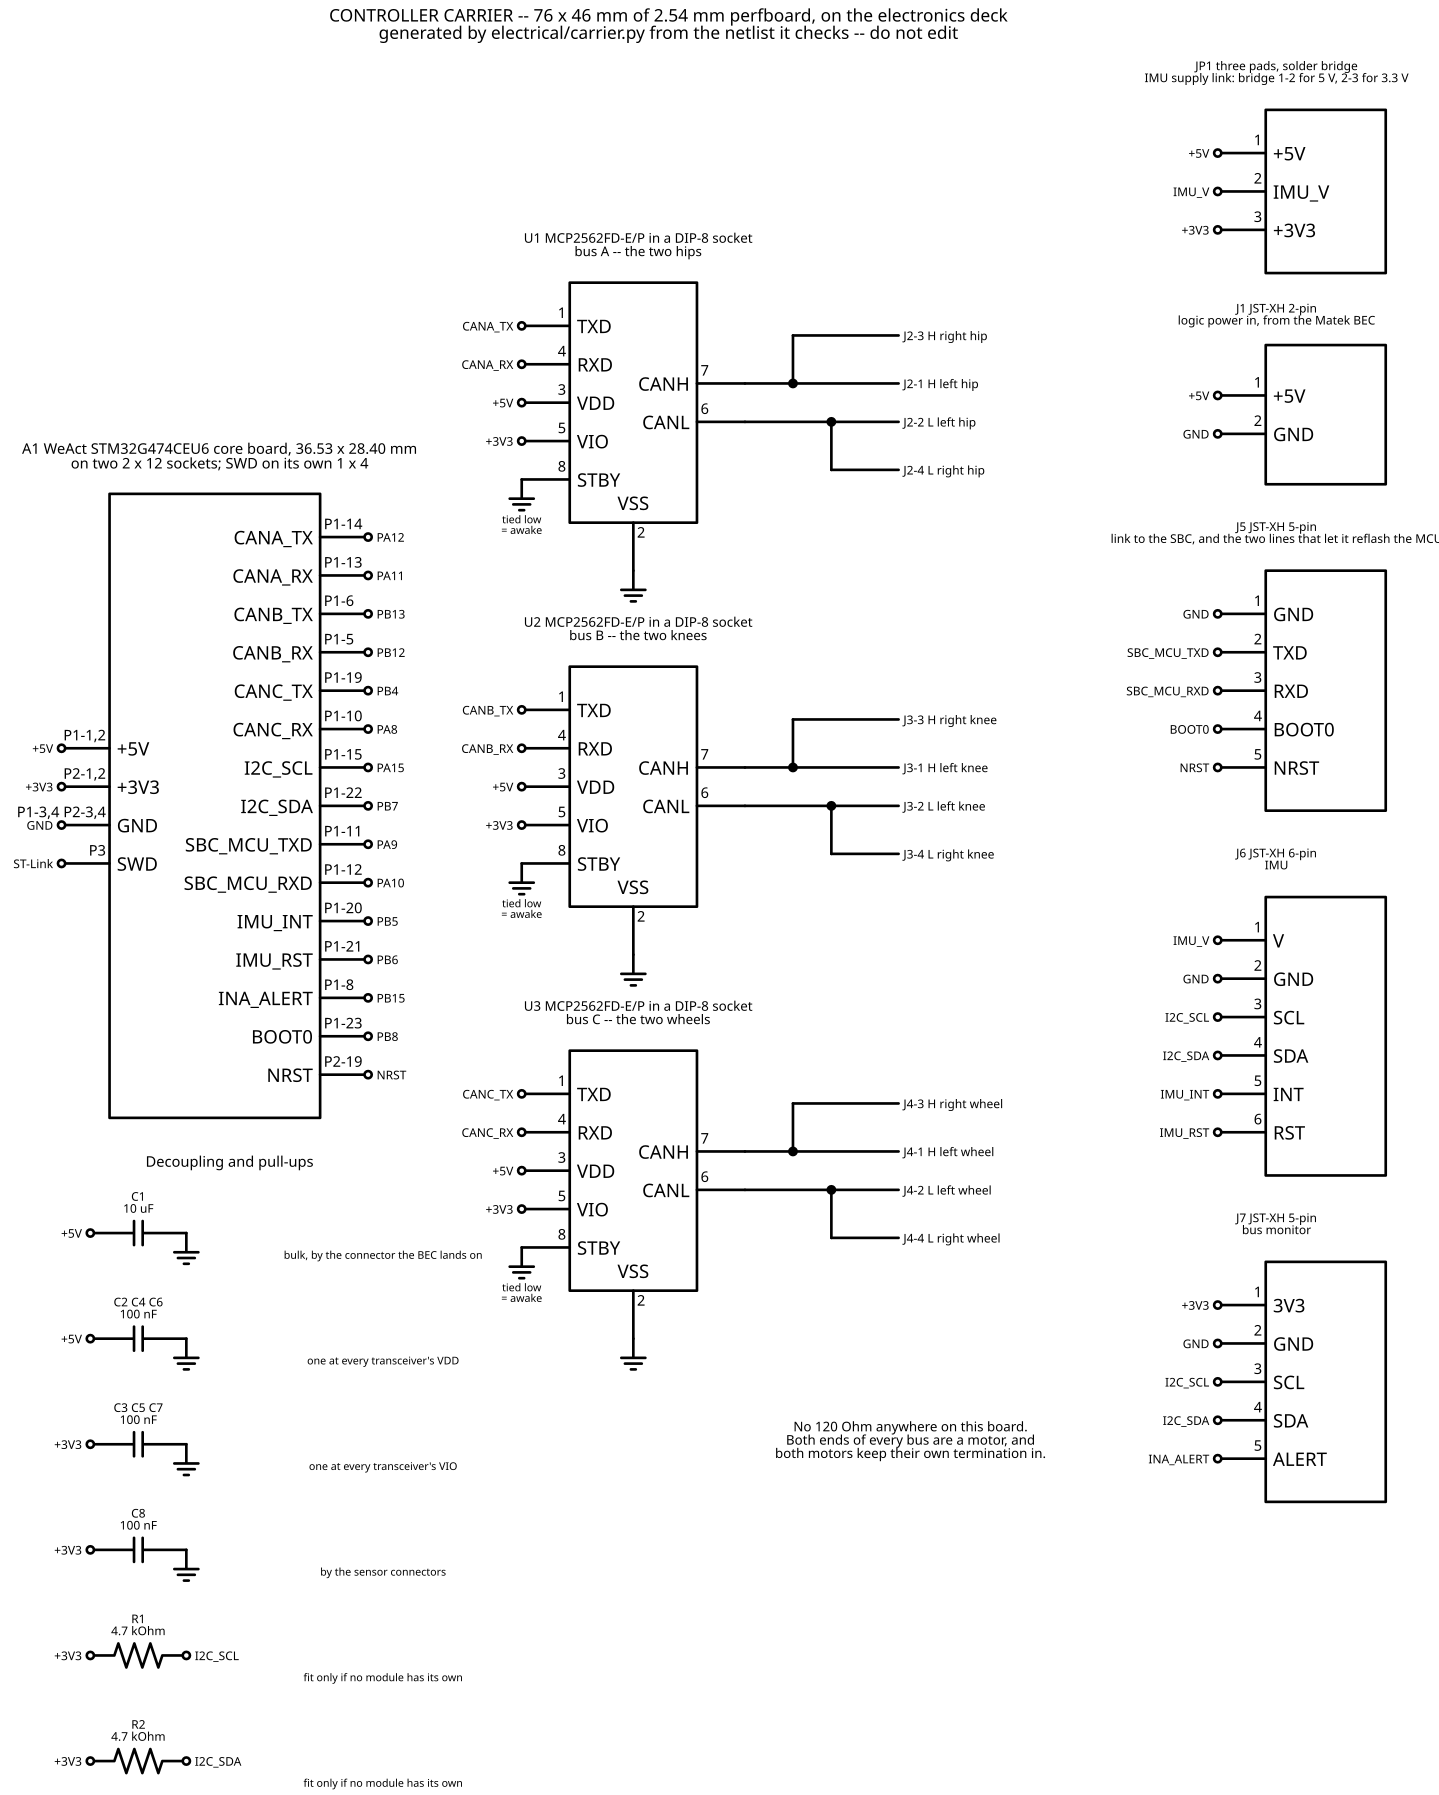

Recreate this plot in Python.
# /// script
# requires-python = ">=3.11,<3.13"
# dependencies = ["schemdraw>=0.19"]
# ///
"""The controller carrier board, as a netlist that can be checked and drawn.

The carrier is the one piece of electronics on this robot that nobody sells: 76
x 46 mm of 2.54 mm perfboard on the electronics deck, carrying the WeAct core
board on sockets, three CAN-FD transceivers in DIP-8 sockets, and the connectors
everything else in the torso lands on. cad/electronics.py draws its envelope so
the torso can be packed around it; this file says what is soldered to what.

    uv run electrical/carrier.py            # check, then print the tables
    uv run electrical/carrier.py --draw     # also rewrite electrical/carrier.svg

WHY A NETLIST AND NOT A DRAWING. The same reason the CAD is a program. A drawing
can only be looked at, and looking is what let four filled bolt holes through
several rebuilds of the rotor hub. The equivalent mistake here is a pin that
cannot do the job it has been given -- FDCAN2 asked for on a pin that has no
FDCAN2 on it, or two peripherals quietly sharing one pin -- and check() below
answers that by table lookup rather than by eye. The drawing is generated from
the same data, so it cannot disagree with it.

PROVENANCE. Every pin number here came off a vendor document, read on
2026-09-14, and not off a shop listing or a pinout picture:

  * the core board's headers, from WeAct's own schematic, in
    WeActStudio.STM32G474CoreBoard, Hardware/QFN48/
    WeAct-STM32G474CoreBoard_V10_SchDoc.pdf;
  * which board that is, settled by measuring the vendor STEP beside it --
    WeAct-STM32G47x_CoreBoard_3D.step is 36.53 x 28.40 mm, the size
    cad/electronics.py draws and the size docs/BOM.md quotes;
  * the transceiver's pinout, from Microchip DS20005284A table 1-2, which also
    gives the internal pull-ups on TXD and STBY that decide what this board does
    before any firmware runs;
  * which STM32G474 pin can carry which peripheral, from Zephyr's hal_stm32,
    dts/st/g4/stm32g474c(b-c-e)tx-pinctrl.dtsi, generated from ST's own database;
  * the motor's connector and its default bus speed, from
    reference/DM-J3507-2EC_manual_V1.0_EN.pdf.
"""

from __future__ import annotations

import sys
from dataclasses import dataclass, field
from pathlib import Path

ROOT = Path(__file__).resolve().parent.parent
SVG = ROOT / "electrical" / "carrier.svg"


# ---- the core board ---------------------------------------------------------
#
# WeAct's STM32G474CEU6 core board, the 36.53 x 28.40 mm one. Two 2 x 12 headers
# and a 1 x 4 for SWD, numbered as the vendor schematic numbers them: odd pins
# down one row, even pins down the other.
#
# WHICH BOARD THIS IS MATTERS, and docs/BOM.md currently names two of them. Its
# purchase link points at WeAct's LONG type, a different board -- 63.06 x 18.24
# mm, two 1 x 20 headers, and PB8 not brought out to a header at all -- while
# its quoted dimension, its header note and cad/electronics.py all describe this
# one. This file is drawn to the board the CAD packs. docs/CARRIER.md has it.

WEACT_P1 = {
    1: "VCC",
    2: "VCC",
    3: "GND",
    4: "GND",
    5: "PB12",
    6: "PB13",
    7: "PB14",
    8: "PB15",
    9: "PC6",
    10: "PA8",
    11: "PA9",
    12: "PA10",
    13: "PA11",
    14: "PA12",
    15: "PA15",
    16: "PC10",
    17: "PC11",
    18: "PB3",
    19: "PB4",
    20: "PB5",
    21: "PB6",
    22: "PB7",
    23: "PB8",
    24: "PB9",
}

WEACT_P2 = {
    1: "3V3",
    2: "3V3",
    3: "GND",
    4: "GND",
    5: "PB11",
    6: "PB10",
    7: "PB2",
    8: "VREF+",
    9: "PB0",
    10: "PB1",
    11: "PA7",
    12: "PC4",
    13: "PA5",
    14: "PA6",
    15: "PA3",
    16: "PA4",
    17: "PA1",
    18: "PA2",
    19: "NRST",
    20: "PA0",
    21: "PC14",
    22: "PC15",
    23: "VB",
    24: "PC13",
}

WEACT_P3 = {1: "3V3", 2: "SWDIO", 3: "SWCLK", 4: "GND"}

# VCC is the core board's pre-regulator rail. Its ME6239A33M3G takes 3.3-20 V in
# and makes the 3.3 V that comes back out on P2-1/2, so feeding the carrier's
# 5 V into P1-1/2 is how the board is powered here. SB9 on the core board ties
# VCC to the USB-C VBUS pin: 5 V fed in this way appears on that connector, so
# either do not plug a host in while the robot is powered, or cut SB9.


# ---- what each STM32G474 pin is allowed to be -------------------------------
#
# Only the peripherals this board uses, and only pins that exist on the 48-pin
# package. This is the table check() looks a signal up in, and it is what makes
# an assignment below a claim rather than a hope.

AF_TABLE = {
    "FDCAN1_RX": ("PA11", "PB8"),
    "FDCAN1_TX": ("PA12", "PB9"),
    "FDCAN2_RX": ("PB5", "PB12"),
    "FDCAN2_TX": ("PB6", "PB13"),
    "FDCAN3_RX": ("PA8", "PB3"),
    "FDCAN3_TX": ("PA15", "PB4"),
    "I2C1_SCL": ("PA13", "PA15", "PB8"),
    "I2C1_SDA": ("PA14", "PB7", "PB9"),
    "USART1_TX": ("PA9", "PB6"),
    "USART1_RX": ("PA10", "PB7"),
    "SYS": ("PB8", "NRST"),
}

# Pins whose reset state is a JTAG function. The debugger is SWD, which needs
# only PA13 and PA14, so these are free -- but only after firmware has taken
# them off JTAG, and until it does they sit as inputs with weak pull-ups. That
# is the safe direction for both of them: a CAN TXD pulled high is recessive,
# and an I2C clock pulled high is idle. PB3 is left unused on purpose so that
# SWO tracing still has a pin.
JTAG_AT_RESET = ("PA15", "PB3", "PB4")


@dataclass(frozen=True)
class Part:
    """One thing soldered to the carrier, and what its pins are called."""

    refdes: str
    description: str
    partNumber: str
    pins: dict[str, str] = field(default_factory=dict)


def _header_pins() -> dict[str, str]:
    """Every core board header pin, named the way the netlist refers to it."""
    pins = {}
    for header, table in (("P1", WEACT_P1), ("P2", WEACT_P2), ("P3", WEACT_P3)):
        for number, signal in table.items():
            pins[f"{header}-{number}"] = signal
    return pins


TRANSCEIVER_PINS = {
    "1": "TXD",
    "2": "VSS",
    "3": "VDD",
    "4": "RXD",
    "5": "VIO",
    "6": "CANL",
    "7": "CANH",
    "8": "STBY",
}

PARTS = [
    Part(
        "A1",
        "MCU core board, on two 2 x 12 sockets plus a 1 x 4 for SWD",
        "WeAct STM32G474CEU6 core board, 36.53 x 28.40 mm",
        _header_pins(),
    ),
    Part(
        "U1",
        "CAN-FD transceiver, bus A -- the two hips",
        "MCP2562FD-E/P in a DIP-8 socket",
        dict(TRANSCEIVER_PINS),
    ),
    Part(
        "U2",
        "CAN-FD transceiver, bus B -- the two knees",
        "MCP2562FD-E/P in a DIP-8 socket",
        dict(TRANSCEIVER_PINS),
    ),
    Part(
        "U3",
        "CAN-FD transceiver, bus C -- the two wheels",
        "MCP2562FD-E/P in a DIP-8 socket",
        dict(TRANSCEIVER_PINS),
    ),
    Part(
        "C1",
        "bulk, on the carrier's 5 V",
        "10 uF low-ESR electrolytic",
        {"1": "+", "2": "-"},
    ),
    Part("C2", "U1 VDD decoupling", "100 nF X7R", {"1": "1", "2": "2"}),
    Part("C3", "U1 VIO decoupling", "100 nF X7R", {"1": "1", "2": "2"}),
    Part("C4", "U2 VDD decoupling", "100 nF X7R", {"1": "1", "2": "2"}),
    Part("C5", "U2 VIO decoupling", "100 nF X7R", {"1": "1", "2": "2"}),
    Part("C6", "U3 VDD decoupling", "100 nF X7R", {"1": "1", "2": "2"}),
    Part("C7", "U3 VIO decoupling", "100 nF X7R", {"1": "1", "2": "2"}),
    Part(
        "C8",
        "3.3 V decoupling, by the sensor connectors",
        "100 nF X7R",
        {"1": "1", "2": "2"},
    ),
    Part(
        "R1",
        "I2C clock pull-up -- fit only if no sensor module has its own",
        "4.7 kOhm",
        {"1": "1", "2": "2"},
    ),
    Part(
        "R2",
        "I2C data pull-up -- fit only if no sensor module has its own",
        "4.7 kOhm",
        {"1": "1", "2": "2"},
    ),
    Part(
        "JP1",
        "IMU supply link: bridge 1-2 for 5 V, 2-3 for 3.3 V",
        "three pads, solder bridge",
        {"1": "+5V", "2": "IMU_V", "3": "+3V3"},
    ),
    Part(
        "J1",
        "logic power in, from the Matek BEC",
        "JST-XH 2-pin",
        {"1": "+5V", "2": "GND"},
    ),
    Part(
        "J2",
        "bus A out -- left hip on 1/2, right hip on 3/4",
        "JST-XH 4-pin",
        {"1": "H", "2": "L", "3": "H", "4": "L"},
    ),
    Part(
        "J3",
        "bus B out -- left knee on 1/2, right knee on 3/4",
        "JST-XH 4-pin",
        {"1": "H", "2": "L", "3": "H", "4": "L"},
    ),
    Part(
        "J4",
        "bus C out -- left wheel on 1/2, right wheel on 3/4",
        "JST-XH 4-pin",
        {"1": "H", "2": "L", "3": "H", "4": "L"},
    ),
    Part(
        "J5",
        "link to the SBC, and the two lines that let it reflash the MCU",
        "JST-XH 5-pin",
        {"1": "GND", "2": "TXD", "3": "RXD", "4": "BOOT0", "5": "NRST"},
    ),
    Part(
        "J6",
        "IMU",
        "JST-XH 6-pin",
        {"1": "V", "2": "GND", "3": "SCL", "4": "SDA", "5": "INT", "6": "RST"},
    ),
    Part(
        "J7",
        "bus monitor",
        "JST-XH 5-pin",
        {"1": "3V3", "2": "GND", "3": "SCL", "4": "SDA", "5": "ALERT"},
    ),
]


# ---- what the MCU's pins are doing ------------------------------------------
#
# The net, the port pin, the peripheral function it has to be, and the header
# pin it comes out on. check() holds all four against each other and against
# AF_TABLE, so a pin that cannot do its job fails here rather than on the bench.
#
# BUS A IS ON PA11/PA12 AND NOT ON PB8/PB9, which is the one place this differs
# from the arrangement docs/BOM.md describes, and the reason is a power-up race
# rather than a preference. PB8 is the BOOT0 pin. A transceiver's RXD idles high
# on a quiet bus, so wiring RXD to PB8 means the level the MCU samples to decide
# where to boot from is whatever the transceiver happens to be doing at that
# instant -- flash if the 5 V rail is still below the transceiver's 4 V
# undervoltage threshold, the system bootloader if it is not. The cure is to
# take the boot source off the pin in the option bytes, which works, but it is a
# step that has to be done before the robot will start at all and it cannot be
# undone without a debugger. Putting bus A on PA11/PA12 costs the core board's
# USB instead, and nothing in this robot uses it: the SBC link is serial and the
# programmer is SWD.

MCU_SIGNALS = [
    ("CANA_TX", "PA12", "FDCAN1_TX", "P1-14"),
    ("CANA_RX", "PA11", "FDCAN1_RX", "P1-13"),
    ("CANB_TX", "PB13", "FDCAN2_TX", "P1-6"),
    ("CANB_RX", "PB12", "FDCAN2_RX", "P1-5"),
    ("CANC_TX", "PB4", "FDCAN3_TX", "P1-19"),
    ("CANC_RX", "PA8", "FDCAN3_RX", "P1-10"),
    ("I2C_SCL", "PA15", "I2C1_SCL", "P1-15"),
    ("I2C_SDA", "PB7", "I2C1_SDA", "P1-22"),
    ("SBC_MCU_TXD", "PA9", "USART1_TX", "P1-11"),
    ("SBC_MCU_RXD", "PA10", "USART1_RX", "P1-12"),
    ("IMU_INT", "PB5", "GPIO", "P1-20"),
    ("IMU_RST", "PB6", "GPIO", "P1-21"),
    ("INA_ALERT", "PB15", "GPIO", "P1-8"),
    ("BOOT0", "PB8", "SYS", "P1-23"),
    ("NRST", "NRST", "SYS", "P2-19"),
]


# ---- the netlist ------------------------------------------------------------

NETS: dict[str, list[tuple[str, str]]] = {
    # Power. 5 V arrives from the BEC and feeds the transceivers directly and
    # the core board through its own regulator; the 3.3 V that regulator makes
    # comes back out and is what sets the logic level on every VIO pin. That
    # split is the whole reason the bill buys MCP2562FD rather than MCP2561FD.
    "+5V": [
        ("J1", "1"),
        ("C1", "1"),
        ("A1", "P1-1"),
        ("A1", "P1-2"),
        ("U1", "3"),
        ("C2", "1"),
        ("U2", "3"),
        ("C4", "1"),
        ("U3", "3"),
        ("C6", "1"),
        ("JP1", "1"),
    ],
    "+3V3": [
        ("A1", "P2-1"),
        ("A1", "P2-2"),
        ("C8", "1"),
        ("U1", "5"),
        ("C3", "1"),
        ("U2", "5"),
        ("C5", "1"),
        ("U3", "5"),
        ("C7", "1"),
        ("R1", "1"),
        ("R2", "1"),
        ("JP1", "3"),
        ("J7", "1"),
    ],
    "GND": [
        ("J1", "2"),
        ("C1", "2"),
        ("C2", "2"),
        ("C3", "2"),
        ("C4", "2"),
        ("C5", "2"),
        ("C6", "2"),
        ("C7", "2"),
        ("C8", "2"),
        ("A1", "P1-3"),
        ("A1", "P1-4"),
        ("A1", "P2-3"),
        ("A1", "P2-4"),
        # STBY is pulled up inside the transceiver, about 1.1 MOhm to VIO, so a
        # pin left floating is standby and not normal mode. Tied down rather
        # than driven from a GPIO: nothing here wants a transceiver asleep, and
        # a line that has to be driven correctly before any bus works is one
        # more thing to get wrong at bring-up.
        ("U1", "2"),
        ("U1", "8"),
        ("U2", "2"),
        ("U2", "8"),
        ("U3", "2"),
        ("U3", "8"),
        ("J5", "1"),
        ("J6", "2"),
        ("J7", "2"),
    ],
    "IMU_V": [("JP1", "2"), ("J6", "1")],
    # The three buses. Each one is a single line: a motor at one end, the
    # carrier in the middle, that joint's opposite number at the other end. Both
    # ends are motors, both motors' own termination switches stay ON, and that
    # is why there is no 120 Ohm anywhere on this board.
    "CANA_TX": [("A1", "P1-14"), ("U1", "1")],
    "CANA_RX": [("A1", "P1-13"), ("U1", "4")],
    "CANA_H": [("U1", "7"), ("J2", "1"), ("J2", "3")],
    "CANA_L": [("U1", "6"), ("J2", "2"), ("J2", "4")],
    "CANB_TX": [("A1", "P1-6"), ("U2", "1")],
    "CANB_RX": [("A1", "P1-5"), ("U2", "4")],
    "CANB_H": [("U2", "7"), ("J3", "1"), ("J3", "3")],
    "CANB_L": [("U2", "6"), ("J3", "2"), ("J3", "4")],
    "CANC_TX": [("A1", "P1-19"), ("U3", "1")],
    "CANC_RX": [("A1", "P1-10"), ("U3", "4")],
    "CANC_H": [("U3", "7"), ("J4", "1"), ("J4", "3")],
    "CANC_L": [("U3", "6"), ("J4", "2"), ("J4", "4")],
    # One I2C bus for both sensors: the IMU in its seat on the shell floor, and
    # the INA226 watching the battery bus from under the deck.
    "I2C_SCL": [("A1", "P1-15"), ("R1", "2"), ("J6", "3"), ("J7", "3")],
    "I2C_SDA": [("A1", "P1-22"), ("R2", "2"), ("J6", "4"), ("J7", "4")],
    "IMU_INT": [("A1", "P1-20"), ("J6", "5")],
    "IMU_RST": [("A1", "P1-21"), ("J6", "6")],
    "INA_ALERT": [("A1", "P1-8"), ("J7", "5")],
    # The SBC. A serial link rather than USB, and BOOT0 and reset travel with it
    # so the Banana Pi can drop the MCU into its own bootloader and reflash it
    # over the same wires. That matters on a robot whose controller sits under a
    # screwed-down lid: USART1 is one of the ports the STM32's ROM bootloader
    # listens on, so no other access is needed to change firmware.
    "SBC_MCU_TXD": [("A1", "P1-11"), ("J5", "2")],
    "SBC_MCU_RXD": [("A1", "P1-12"), ("J5", "3")],
    "BOOT0": [("A1", "P1-23"), ("J5", "4")],
    "NRST": [("A1", "P2-19"), ("J5", "5")],
}

# Pins left unconnected on purpose, and why. check() reports every pin that is
# on neither a net nor this list, so a pin that was forgotten cannot hide among
# the pins that were left out deliberately.
UNCONNECTED = {
    ("A1", f"P3-{n}"): "SWD header -- the ST-Link lands here, not on the carrier"
    for n in WEACT_P3
}
UNCONNECTED.update(
    {
        ("A1", f"P1-{n}"): "spare"
        for n in WEACT_P1
        if f"P1-{n}" not in {row[3] for row in MCU_SIGNALS}
        and WEACT_P1[n] not in ("VCC", "GND")
    }
)
UNCONNECTED.update(
    {
        ("A1", f"P2-{n}"): "spare"
        for n in WEACT_P2
        if f"P2-{n}" not in {row[3] for row in MCU_SIGNALS}
        and WEACT_P2[n] not in ("3V3", "GND")
    }
)


# ---- the checks -------------------------------------------------------------


def check() -> list[str]:
    """Everything that can be decided by table lookup. Returns the complaints."""
    faults: list[str] = []
    parts = {part.refdes: part for part in PARTS}

    # 1. Every endpoint names a part and a pin that exists on it.
    for net, endpoints in NETS.items():
        for refdes, pin in endpoints:
            if refdes not in parts:
                faults.append(f"{net}: no such part {refdes}")
            elif pin not in parts[refdes].pins:
                faults.append(f"{net}: {refdes} has no pin {pin}")

    # 2. No net is a dead end, and no pin is on two nets.
    seen: dict[tuple[str, str], str] = {}
    for net, endpoints in NETS.items():
        if len(endpoints) < 2:
            faults.append(f"{net}: only {len(endpoints)} endpoint, so it goes nowhere")
        for endpoint in endpoints:
            if endpoint in seen:
                faults.append(
                    f"{endpoint[0]}-{endpoint[1]}: on both {seen[endpoint]} and {net}"
                )
            seen[endpoint] = net

    # 3. Every pin of every part is either on a net or excused.
    for part in PARTS:
        for pin in part.pins:
            if (part.refdes, pin) not in seen and (part.refdes, pin) not in UNCONNECTED:
                faults.append(f"{part.refdes}-{pin} is on no net and is not excused")

    # 4. The MCU signals. The port pin must be able to carry the function, the
    #    header pin must actually be that port pin, the net must reach the
    #    header pin, and no port pin may be asked to do two jobs.
    ports: dict[str, str] = {}
    for net, port, function, header in MCU_SIGNALS:
        if function != "GPIO" and port not in AF_TABLE.get(function, ()):
            allowed = ", ".join(AF_TABLE.get(function, ())) or "nothing"
            faults.append(f"{net}: {port} cannot be {function} -- only {allowed}")
        table = WEACT_P1 if header.startswith("P1") else WEACT_P2
        number = int(header.split("-")[1])
        if table.get(number) != port:
            faults.append(
                f"{net}: {header} is {table.get(number)} on the core board, not {port}"
            )
        if ("A1", header) not in NETS.get(net, []):
            faults.append(f"{net}: the netlist does not connect A1-{header}")
        if port in ports:
            faults.append(f"{port}: asked to be both {ports[port]} and {net}")
        ports[port] = net

    # 5. Every transceiver is fully supplied. A CAN transceiver with VIO left
    #    off still transmits and never receives, which is the failure this
    #    catches before it is diagnosed on the bench.
    for refdes in ("U1", "U2", "U3"):
        for pin, rail in (("3", "+5V"), ("5", "+3V3"), ("2", "GND"), ("8", "GND")):
            if (refdes, pin) not in NETS[rail]:
                name = parts[refdes].pins[pin]
                faults.append(f"{refdes} {name} is not on {rail}")

    return faults


# ---- the tables -------------------------------------------------------------


def pin_map() -> str:
    lines = ["MCU pin map", ""]
    lines.append(f"  {'net':<14}{'port':<7}{'function':<12}{'header':<9}note")
    for net, port, function, header in MCU_SIGNALS:
        note = "JTAG at reset; needs SWD-only" if port in JTAG_AT_RESET else ""
        lines.append(f"  {net:<14}{port:<7}{function:<12}{header:<9}{note}")
    return "\n".join(lines)


def connectors() -> str:
    lines = ["Connectors", ""]
    net_of = {
        (refdes, pin): net
        for net, endpoints in NETS.items()
        for refdes, pin in endpoints
    }
    for part in PARTS:
        if not part.refdes.startswith(("J", "JP")):
            continue
        lines.append(f"  {part.refdes}  {part.partNumber} -- {part.description}")
        for pin, name in part.pins.items():
            net = net_of.get((part.refdes, pin), "--")
            lines.append(f"      {pin}  {name:<8}{net}")
        lines.append("")
    return "\n".join(lines).rstrip()


def netlist() -> str:
    lines = ["Netlist", ""]
    for net, endpoints in NETS.items():
        joined = "  ".join(f"{refdes}-{pin}" for refdes, pin in endpoints)
        lines.append(f"  {net:<14}{joined}")
    return "\n".join(lines)


def parts_list() -> str:
    lines = ["Parts", ""]
    for part in PARTS:
        lines.append(f"  {part.refdes:<5}{part.partNumber}")
        lines.append(f"       {part.description}")
    lines.append("  U4   DIP-8 socket, left empty -- the spare transceiver's seat")
    return "\n".join(lines)


# ---- the drawing ------------------------------------------------------------


# schemdraw places a block by the BOTTOM LEFT corner of its body and grows it up
# and to the right, and a block widens on its own to fit the longest pin name --
# so nothing below assumes a height or a width. Each block is placed, then asked
# where its pins actually ended up, and the captions and the wires are hung off
# that. It is the same habit as the rest of this repository: measure the thing
# that was built rather than the thing that was intended.

PIN_PITCH = 0.8
EDGE_PAD = 0.9
LEAD = 1.0


def _extent(block) -> tuple[float, float, float, float]:
    """Where a placed block's leads reach: left, right, bottom, top."""
    points = list(block.absanchors.values())
    return (
        min(point[0] for point in points),
        max(point[0] for point in points),
        min(point[1] for point in points),
        max(point[1] for point in points),
    )


def draw(path: Path) -> None:
    """Render the netlist as a schematic sheet.

    Net labels rather than a rat's nest of wires, except on the CAN pairs, where
    the shape of the connection is the thing worth seeing: each bus leaves its
    transceiver as one pair and lands on two motors, so the carrier is a point
    on the line and not a spur hanging off it. Everything else is named, which
    is how a sheet this dense stays readable, and which is also why the drawing
    cannot drift from the netlist -- both come off the tables above.
    """
    import schemdraw
    from schemdraw import elements as elm

    schemdraw.use("svg")
    parts = {part.refdes: part for part in PARTS}

    # Heights worked out from the pin counts rather than measured after the
    # fact, so the three columns can be centred against each other before any
    # of them is placed.
    def column(pins: int) -> float:
        return (pins - 1) * PIN_PITCH + 2 * EDGE_PAD

    busPitch = 8.0
    asideGap = 1.8
    mcuHeight = column(len(MCU_SIGNALS))
    busHeight = 2 * busPitch + column(4)

    buses = [
        ("U3", "J4", "C", "wheel", "CANC"),
        ("U2", "J3", "B", "knee", "CANB"),
        ("U1", "J2", "A", "hip", "CANA"),
    ]
    aside = [
        ("J7", ["+3V3", "GND", "I2C_SCL", "I2C_SDA", "INA_ALERT"]),
        ("J6", ["IMU_V", "GND", "I2C_SCL", "I2C_SDA", "IMU_INT", "IMU_RST"]),
        ("J5", ["GND", "SBC_MCU_TXD", "SBC_MCU_RXD", "BOOT0", "NRST"]),
        ("J1", ["+5V", "GND"]),
        ("JP1", ["+5V", "IMU_V", "+3V3"]),
    ]
    # The passives, as rows of one component each: what it is, which rail it
    # sits on, and where its other end goes. Three of the rows stand for three
    # parts apiece, one at each transceiver, because drawing nine identical
    # capacitors would say nothing the caption does not.
    passives = [
        ("C1", "10 uF", "+5V", None, "bulk, by the connector the BEC lands on"),
        ("C2 C4 C6", "100 nF", "+5V", None, "one at every transceiver's VDD"),
        ("C3 C5 C7", "100 nF", "+3V3", None, "one at every transceiver's VIO"),
        ("C8", "100 nF", "+3V3", None, "by the sensor connectors"),
        ("R1", "4.7 kOhm", "+3V3", "I2C_SCL", "fit only if no module has its own"),
        ("R2", "4.7 kOhm", "+3V3", "I2C_SDA", "fit only if no module has its own"),
    ]
    asideHeight = sum(column(len(nets)) + asideGap for _, nets in aside) - asideGap

    def caption(block, text: str, size: int = 10) -> None:
        left, right, _, top = _extent(block)
        d.add(
            elm.Label()
            .label(text, fontsize=size)
            .at(((left + right) / 2, top + EDGE_PAD + 0.7))
        )

    def stub(anchor, text: str, side: str) -> None:
        loc, align = ("left", "right") if side == "left" else ("right", "left")
        d.add(
            elm.Dot(open=True).at(anchor).label(text, loc=loc, fontsize=9, halign=align)
        )

    with schemdraw.Drawing(file=str(path), show=False) as d:
        d.config(fontsize=11, unit=1.0)

        # ---- A1, the core board ---------------------------------------------
        mcu = elm.Ic(
            pins=[
                # Listed bottom upwards, which is the order schemdraw places
                # them in, so that the buses come out at the top beside the
                # transceivers they feed.
                elm.IcPin(name=net, pin=header, side="right", anchorname=net)
                for net, _, _, header in reversed(MCU_SIGNALS)
            ]
            + [
                elm.IcPin(name="SWD", pin="P3", side="left", anchorname="SWD"),
                elm.IcPin(
                    name="GND", pin="P1-3,4 P2-3,4", side="left", anchorname="GND"
                ),
                elm.IcPin(name="+3V3", pin="P2-1,2", side="left", anchorname="V3"),
                elm.IcPin(name="+5V", pin="P1-1,2", side="left", anchorname="V5"),
            ],
            w=5.0,
            pinspacing=PIN_PITCH,
            edgepadH=EDGE_PAD,
            leadlen=LEAD,
        ).at((0, (asideHeight - mcuHeight) / 2))
        d += mcu
        caption(
            mcu,
            "A1   WeAct STM32G474CEU6 core board, 36.53 x 28.40 mm\n"
            "on two 2 x 12 sockets; SWD on its own 1 x 4",
            11,
        )
        for net, port, _, _ in MCU_SIGNALS:
            stub(getattr(mcu, net), f"  {port}", "right")
        for anchor, text in (
            ("V5", "+5V  "),
            ("V3", "+3V3  "),
            ("GND", "GND  "),
            ("SWD", "ST-Link  "),
        ):
            stub(getattr(mcu, anchor), text, "left")

        mcuLeft, mcuRight, _, mcuTop = _extent(mcu)
        busX = mcuRight + 4.2
        busBase = (asideHeight - busHeight) / 2

        # ---- one transceiver and one pair of motors per bus -----------------
        busTop = 0.0
        for index, (refdes, connector, letter, joint, prefix) in enumerate(buses):
            transceiver = elm.Ic(
                pins=[
                    elm.IcPin(name="STBY", pin="8", side="left", anchorname="STBY"),
                    elm.IcPin(name="VIO", pin="5", side="left", anchorname="VIO"),
                    elm.IcPin(name="VDD", pin="3", side="left", anchorname="VDD"),
                    elm.IcPin(name="RXD", pin="4", side="left", anchorname="RXD"),
                    elm.IcPin(name="TXD", pin="1", side="left", anchorname="TXD"),
                    elm.IcPin(name="CANL", pin="6", side="right", anchorname="CANL"),
                    elm.IcPin(name="CANH", pin="7", side="right", anchorname="CANH"),
                    elm.IcPin(name="VSS", pin="2", side="bottom", anchorname="VSS"),
                ],
                w=4.6,
                pinspacing=PIN_PITCH,
                edgepadH=EDGE_PAD,
                leadlen=LEAD,
            ).at((busX, busBase + index * busPitch))
            d += transceiver
            caption(
                transceiver,
                f"{refdes}   MCP2562FD-E/P in a DIP-8 socket\n"
                f"bus {letter}  --  the two {joint}s",
            )
            for anchor, text in (
                ("TXD", f"{prefix}_TX  "),
                ("RXD", f"{prefix}_RX  "),
                ("VDD", "+5V  "),
                ("VIO", "+3V3  "),
            ):
                stub(getattr(transceiver, anchor), text, "left")

            d += elm.Ground().at(transceiver.VSS)
            d += (
                elm.Ground()
                .at(transceiver.STBY)
                .label("tied low\n= awake", loc="bottom", fontsize=8)
            )

            # The junction that puts the carrier ON each line rather than off
            # it. One pair leaves the transceiver and immediately becomes two,
            # one to each of the joint's two motors, which is why both far ends
            # are a motor and neither end is this board.
            anchors = transceiver.absanchors
            high, low = anchors["CANH"], anchors["CANL"]
            highX = high[0] + 1.0
            lowX = highX + 0.8
            labelX = lowX + 1.4
            for start, joinX, rise, pins, letters in (
                (high, highX, 1.0, (1, 3), "H"),
                (low, lowX, -1.0, (2, 4), "L"),
            ):
                d += elm.Line().at(start).to((joinX, start[1]))
                d += elm.Dot().at((joinX, start[1]))
                d += (
                    elm.Line()
                    .at((joinX, start[1]))
                    .to((labelX, start[1]))
                    .label(
                        f"{connector}-{pins[0]}  {letters}   left {joint}",
                        loc="right",
                        fontsize=9,
                        halign="left",
                    )
                )
                d += elm.Line().at((joinX, start[1])).to((joinX, start[1] + rise))
                d += (
                    elm.Line()
                    .at((joinX, start[1] + rise))
                    .to((labelX, start[1] + rise))
                    .label(
                        f"{connector}-{pins[1]}  {letters}   right {joint}",
                        loc="right",
                        fontsize=9,
                        halign="left",
                    )
                )
            busTop = max(busTop, _extent(transceiver)[3])

        d += (
            elm.Label()
            .label(
                "No 120 Ohm anywhere on this board.\n"
                "Both ends of every bus are a motor, and\n"
                "both motors keep their own termination in.",
                fontsize=10,
            )
            .at((busX + 7.0, busBase - 3.2))
        )

        # ---- everything else that plugs into the carrier --------------------
        asideX = busX + 14.5
        asideY = 0.0
        asideTop = 0.0
        for refdes, nets in aside:
            part = parts[refdes]
            names = list(part.pins.values())
            block = elm.Ic(
                pins=[
                    elm.IcPin(name=name, pin=str(number), side="left")
                    for number, name in reversed(list(enumerate(names, start=1)))
                ],
                w=2.2,
                pinspacing=PIN_PITCH,
                edgepadH=EDGE_PAD,
                leadlen=LEAD,
            ).at((asideX, asideY))
            d += block
            caption(block, f"{refdes}   {part.partNumber}\n{part.description}", 9)
            for index, net in enumerate(nets):
                stub(getattr(block, f"inL{len(nets) - index}"), f"{net}  ", "left")
            asideTop = _extent(block)[3]
            asideY += column(len(nets)) + asideGap

        # ---- the passives, under the core board -----------------------------
        passiveY = (asideHeight - mcuHeight) / 2 - 2.4
        d += (
            elm.Label()
            .label("Decoupling and pull-ups", fontsize=11)
            .at((mcuLeft + 3.4, passiveY + 1.4))
        )
        for refdes, value, rail, sink, why in passives:
            start = (mcuLeft + 0.6, passiveY)
            d += (
                elm.Dot(open=True)
                .at(start)
                .label(f"{rail}  ", loc="left", fontsize=9, halign="right")
            )
            body = elm.Resistor() if refdes.startswith("R") else elm.Capacitor()
            d += (
                body.at(start)
                .right()
                .length(2.0)
                .label(f"{refdes}\n{value}", fontsize=9)
            )
            if sink is None:
                d += elm.Ground().at(body.end)
            else:
                d += (
                    elm.Dot(open=True)
                    .at(body.end)
                    .label(f"  {sink}", loc="right", fontsize=9, halign="left")
                )
            d += elm.Label().label(why, fontsize=8).at((mcuLeft + 6.6, passiveY - 0.55))
            passiveY -= 2.2

        d += (
            elm.Label()
            .label(
                "CONTROLLER CARRIER  --  76 x 46 mm of 2.54 mm perfboard, "
                "on the electronics deck\n"
                "generated by electrical/carrier.py from the netlist it checks"
                "  --  do not edit",
                fontsize=13,
            )
            .at(((mcuLeft + asideX) / 2, max(mcuTop, busTop, asideTop) + 2.6))
        )


# ---- entry point ------------------------------------------------------------


def main() -> int:
    faults = check()
    if faults:
        print("carrier: FAILED")
        for fault in faults:
            print(f"  {fault}")
        return 1

    print("carrier: every pin checks out\n")
    print(pin_map())
    print()
    print(connectors())
    print()
    print(netlist())
    print()
    print(parts_list())

    if "--draw" in sys.argv:
        draw(SVG)
        print(f"\nwrote {SVG.relative_to(ROOT)}")
    return 0


if __name__ == "__main__":
    raise SystemExit(main())
